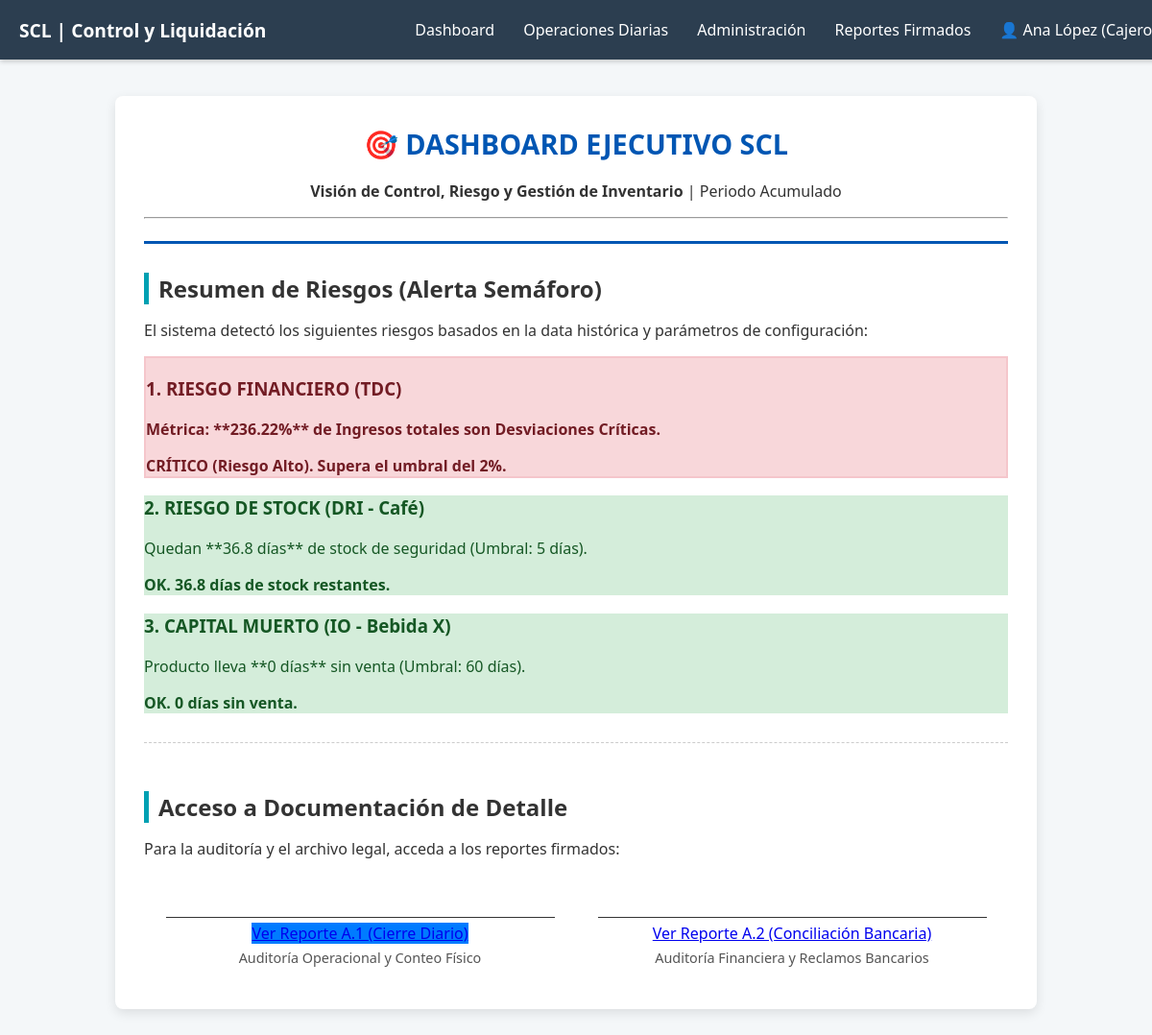
The app's page /dashboard.php (signed in) with its own data.
### tables this page shows
CREATE TABLE `parametros_negocio` (
  `id_parametro` int(11) NOT NULL,
  `umbral_tolerancia_efectivo` decimal(5,2) NOT NULL DEFAULT 5.00,
  `umbral_conciliacion_bancaria` decimal(5,2) NOT NULL DEFAULT 2.00,
  `efectivo_requiere_conteo_inicial` tinyint(1) NOT NULL DEFAULT 1
);

CREATE TABLE `inventario` (
  `id_producto` int(11) NOT NULL,
  `nombre_producto` varchar(255) NOT NULL,
  `stock_actual` int(11) NOT NULL DEFAULT 0,
  `costo_unitario` decimal(10,2) NOT NULL,
  `ultima_venta_fecha` date DEFAULT NULL,
  `proveedor` varchar(255) DEFAULT NULL,
  `fecha_registro` timestamp NOT NULL DEFAULT current_timestamp()
);

### dashboard.php (the view, shortened to what this page needs)
<?php
include 'includes/db_connect.php';
$fecha_actual = date('Y-m-d');
$sql_params = "SELECT umbral_tolerancia_efectivo, umbral_conciliacion_bancaria FROM parametros_negocio WHERE id_parametro = 1";
$resultado_params = $conn->query($sql_params);
if (!$resultado_params || $resultado_params->num_rows === 0) {
    $params_db = ['umbral_tolerancia_efectivo' => 5.0, 'umbral_conciliacion_bancaria' => 2.0];
} else {
    $params_db = $resultado_params->fetch_assoc();
}
$umbral_riesgo_tdc = $params_db['umbral_conciliacion_bancaria'] / 100;
$dias_stock_seguridad = 5;
$dias_obsolescencia = 60;
$sql_total_ventas = "SELECT SUM(monto_venta) AS total_general FROM transacciones WHERE es_egreso = 0";
$resultado_ventas = $conn->query($sql_total_ventas);
$total_ventas = ($resultado_ventas && $resultado_ventas->num_rows > 0) ? $resultado_ventas->fetch_assoc()['total_general'] : 0;
$total_descuadre_critico_sim = 75.00;
$tdc = ($total_ventas > 0) ? ($total_descuadre_critico_sim / $total_ventas) : 0;
$tdc_porcentaje = $tdc * 100;
if ($tdc > $umbral_riesgo_tdc) {
    $alerta_tdc = 'alerta-roja';
    $mensaje_tdc = "CRÍTICO (Riesgo Alto). Supera el umbral del " . ($umbral_riesgo_tdc * 100) . "%.";
} else {
    $alerta_tdc = 'alerta-verde';
    $mensaje_tdc = "OK (Riesgo Bajo).";
}
$sql_stock = "SELECT stock_actual FROM inventario WHERE id_producto = 1";
$resultado_stock = $conn->query($sql_stock);
$datos_stock = ($resultado_stock && $resultado_stock->num_rows > 0) ? $resultado_stock->fetch_assoc() : ['stock_actual' => 0];
$stock_actual = $datos_stock['stock_actual'] ?? 0;
$promedio_venta_diaria = 4;
$dri = ($promedio_venta_diaria > 0) ? ($stock_actual / $promedio_venta_diaria) : 0;
if ($dri < $dias_stock_seguridad) {
    $alerta_dri = 'alerta-roja';
    $mensaje_dri = "CRÍTICO (Quiebre Inminente). Quedan " . number_format($dri, 1) . " días. Comprar URGENTE.";
} else {
    $alerta_dri = 'alerta-verde';
    $mensaje_dri = "OK. " . number_format($dri, 1) . " días de stock restantes.";
}
$sql_obsolescencia = "SELECT nombre_producto, ultima_venta_fecha FROM inventario WHERE id_producto = 2";
$resultado_obsolescencia = $conn->query($sql_obsolescencia);
$datos_obsolescencia = ($resultado_obsolescencia && $resultado_obsolescencia->num_rows > 0) ? $resultado_obsolescencia->fetch_assoc() : ['ultima_venta_fecha' => $fecha_actual, 'nombre_producto' => 'N/A'];
$fecha_ultima_venta = $datos_obsolescencia['ultima_venta_fecha'] ?? $fecha_actual;
$diff = date_diff(date_create($fecha_ultima_venta), date_create($fecha_actual));
$dias_inactividad = $diff->days;
if ($dias_inactividad > $dias_obsolescencia) {
    $alerta_io = 'alerta-roja';
    $mensaje_io = "ALERTA (Inventario Muerto). $dias_inactividad días sin venta. Liquidar.";
} else {
    $alerta_io = 'alerta-verde';
    $mensaje_io = "OK. $dias_inactividad días sin venta.";
}
?>
<!DOCTYPE html>
<html lang="es">
<head>
    <link rel="stylesheet" href="css/style.css">
</head>
<body>
    <?php include 'includes/menu.php'; ?>
    <div class="report-container">
        <header class="report-header">
            <h1>🎯 DASHBOARD EJECUTIVO SCL</h1>
            <p><strong>Visión de Control, Riesgo y Gestión de Inventario</strong> | Periodo Acumulado</p>
            <hr>
        </header>
        <h2>Resumen de Riesgos (Alerta Semáforo)</h2>
        <p>El sistema detectó los siguientes riesgos basados en la data histórica y parámetros de configuración:</p>
        <div class="kpi-grid">
            <div class="kpi-card <?php echo $alerta_tdc; ?>">
                <h3>1. RIESGO FINANCIERO (TDC)</h3>
                <p>Métrica: **<?php echo number_format($tdc_porcentaje, 2); ?>%** de Ingresos totales son Desviaciones Críticas.</p>
                <strong><?php echo $mensaje_tdc; ?></strong>
            </div>
            <div class="kpi-card <?php echo $alerta_dri; ?>">
                <h3>2. RIESGO DE STOCK (DRI - Café)</h3>
                <p>Quedan **<?php echo number_format($dri, 1); ?> días** de stock de seguridad (Umbral: <?php echo $dias_stock_seguridad; ?> días).</p>
                <strong><?php echo $mensaje_dri; ?></strong>
            </div>
            <div class="kpi-card <?php echo $alerta_io; ?>">
                <h3>3. CAPITAL MUERTO (IO - Bebida X)</h3>
                <p>Producto lleva **<?php echo $dias_inactividad; ?> días** sin venta (Umbral: <?php echo $dias_obsolescencia; ?> días).</p>
                <strong><?php echo $mensaje_io; ?></strong>
            </div>
        </div>
        <section class="links-acceso cierre-final">
            <h2>Acceso a Documentación de Detalle</h2>
            <p>Para la auditoría y el archivo legal, acceda a los reportes firmados:</p>
            <div class="firmas">
                <div class="firma-box">
                    <a href="reporte_a1.php" class="button button-a1">Ver Reporte A.1 (Cierre Diario)</a>
                    <p>Auditoría Operacional y Conteo Físico</p>
                </div>
                <div class="firma-box">
                    <a href="reporte_a2.php" class="button button-a2">Ver Reporte A.2 (Conciliación Bancaria)</a>
                    <p>Auditoría Financiera y Reclamos Bancarios</p>
                </div>
            </div>
        </section>
    </div>
</body>
</html>

### css/style.css (style rules this page uses)
body { font-family: 'Segoe UI', Tahoma, Geneva, Verdana, sans-serif; background-color: #f4f7f9; margin: 0; padding: 20px; color: #333; }
.report-container { max-width: 900px; margin: 20px auto; background-color: #ffffff; box-shadow: 0 4px 12px rgba(0, 0, 0, 0.1); padding: 30px; border-radius: 8px; }
.report-header { text-align: center; padding-bottom: 15px; border-bottom: 3px solid #0056b3; margin-bottom: 25px; }
.report-header h1 { color: #0056b3; font-size: 1.8em; margin-top: 0; }
h2 { border-left: 5px solid #00a0b2; padding-left: 10px; color: #333; margin-top: 30px; margin-bottom: 15px; }
.alerta-roja { background-color: #f8d7da; font-weight: bold; color: #721c24; border: 2px solid #f5c6cb; }
.alerta-verde { background-color: #d4edda; color: #155724; }
.cierre-final { text-align: left; padding-top: 20px; margin-top: 30px; border-top: 1px dashed #ccc; }
.firmas { display: flex; justify-content: space-around; margin-top: 60px; }
.firma-box { width: 45%; text-align: center; border-top: 1px solid #333; padding-top: 5px; }
.firma-box p { margin-top: 5px; font-size: 0.9em; color: #555; }
.report-container { margin-top: 80px; }
.button-a1 { background-color: #007bff; }

### records on screen
parametros_negocio: umbral_conciliacion_bancaria "CRÍTICO (Riesgo Alto). Supera el umbral del 2%."
inventario: stock_actual "36.8", stock_actual "OK. 36.8 días de stock restantes."
inventario: ultima_venta_fecha "0", ultima_venta_fecha "OK. 0 días sin venta."

### other values on screen
$user_display "Ana López…"
$tdc_porcentaje "236.22"
$dias_stock_seguridad "5"
$dias_obsolescencia "60"
